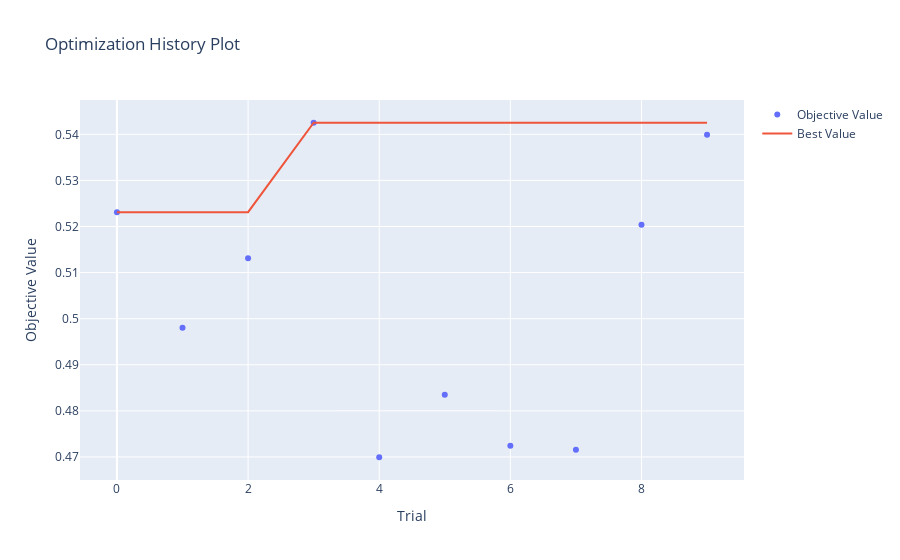
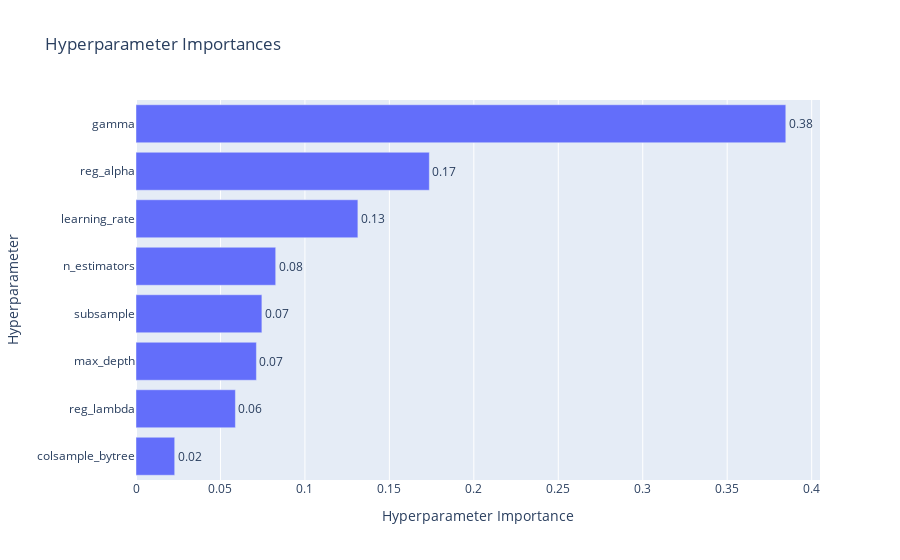

Notebook code for these charts, in order:
### Code cell
import nbformat
ov.plot_optimization_history(study).show()
ov.plot_param_importances(study).show()

### Figure 1 — Plotly figure (JSON) as saved in the notebook; plotly's stock layout.template omitted (floating-point values rounded to 4 significant figures)
{"data": [{"mode": "markers", "name": "Objective Value", "type": "scatter", "x": [0, 1, 2, 3, 4, 5, 6, 7, 8, 9], "y": [0.5231, 0.498, 0.5131, 0.5425, 0.4699, 0.4835, 0.4724, 0.4716, 0.5204, 0.5399]}, {"mode": "lines", "name": "Best Value", "type": "scatter", "x": [0, 1, 2, 3, 4, 5, 6, 7, 8, 9], "y": [0.5231, 0.5231, 0.5231, 0.5425, 0.5425, 0.5425, 0.5425, 0.5425, 0.5425, 0.5425]}, {"marker": {"color": "#cccccc"}, "mode": "markers", "name": "Infeasible Trial", "showlegend": false, "type": "scatter", "x": [], "y": []}], "layout": {"title": {"text": "Optimization History Plot"}, "xaxis": {"title": {"text": "Trial"}}, "yaxis": {"title": {"text": "Objective Value"}}}}

### Figure 2 — Plotly figure (JSON) as saved in the notebook; plotly's stock layout.template omitted (floating-point values rounded to 4 significant figures)
{"data": [{"cliponaxis": false, "hovertemplate": ["colsample_bytree (FloatDistribution): 0.022919171546213233<extra></extra>", "reg_lambda (FloatDistribution): 0.05885201440544103<extra></extra>", "max_depth (IntDistribution): 0.07129007719334741<extra></extra>", "subsample (FloatDistribution): 0.07453161611471645<extra></extra>", "n_estimators (IntDistribution): 0.08270231985916646<extra></extra>", "learning_rate (FloatDistribution): 0.1313580329836887<extra></extra>", "reg_alpha (FloatDistribution): 0.1736547959869828<extra></extra>", "gamma (FloatDistribution): 0.3846919719104439<extra></extra>"], "name": "Objective Value", "orientation": "h", "text": ["0.02", "0.06", "0.07", "0.07", "0.08", "0.13", "0.17", "0.38"], "textposition": "outside", "type": "bar", "x": [0.02292, 0.05885, 0.07129, 0.07453, 0.0827, 0.1314, 0.1737, 0.3847], "y": ["colsample_bytree", "reg_lambda", "max_depth", "subsample", "n_estimators", "learning_rate", "reg_alpha", "gamma"]}], "layout": {"title": {"text": "Hyperparameter Importances"}, "xaxis": {"title": {"text": "Hyperparameter Importance"}}, "yaxis": {"title": {"text": "Hyperparameter"}}}}
